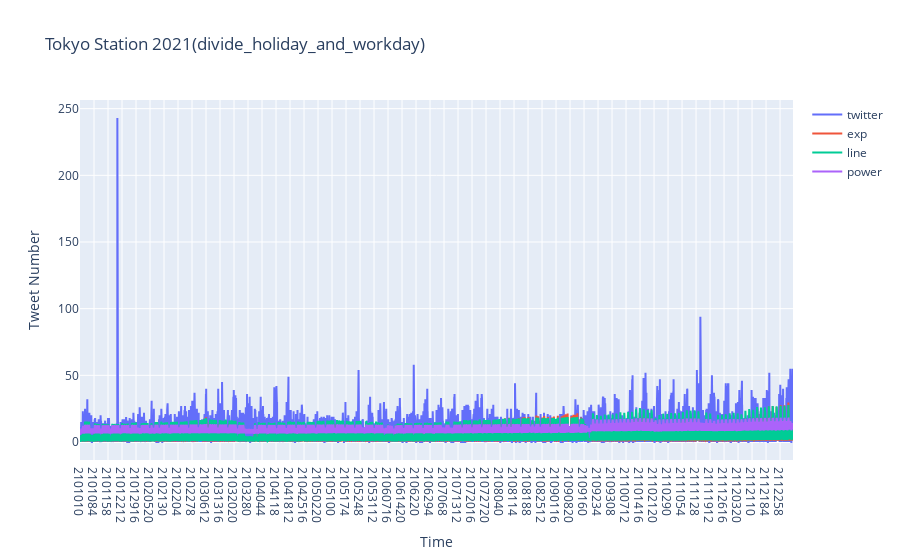

Here is the notebook cell this chart was saved with:
### Code cell
import plotly.graph_objects as go
fig = go.Figure(data=[
    #go.Scatter(x=x_label, y=mobile_flatten_stand, name='mobile'),
    go.Scatter(x=x_label, y=twitter_flatten, name="twitter"),
    go.Scatter(x=x_label, y=fitting_exp_flatten, name="exp"),
    go.Scatter(x=x_label, y=fitting_line_flatten, name="line"),
    go.Scatter(x=x_label, y=fitting_power_flatten, name="power"),
])
fig.update_layout(xaxis=dict(title='Time'),
                 yaxis=dict(title='Tweet Number'),
                 title='Tokyo Station 2021(divide_holiday_and_workday)')
fig.show()

### Figure 1 — Plotly figure (JSON) as saved in the notebook; plotly's stock layout.template omitted (floating-point values rounded to 4 significant figures; data arrays with more than 128 entries replaced by an {"elided": "..."} marker saying what was removed)
{"data": [{"name": "twitter", "type": "scatter", "x": {"elided": "8760 str values"}, "y": {"elided": "8760 int values"}}, {"name": "exp", "type": "scatter", "x": {"elided": "8760 str values"}, "y": {"elided": "8760 float values"}}, {"name": "line", "type": "scatter", "x": {"elided": "8760 str values"}, "y": {"elided": "8760 float values"}}, {"name": "power", "type": "scatter", "x": {"elided": "8760 str values"}, "y": {"elided": "8760 float values"}}], "layout": {"title": {"text": "Tokyo Station 2021(divide_holiday_and_workday)"}, "xaxis": {"title": {"text": "Time"}}, "yaxis": {"title": {"text": "Tweet Number"}}}}
